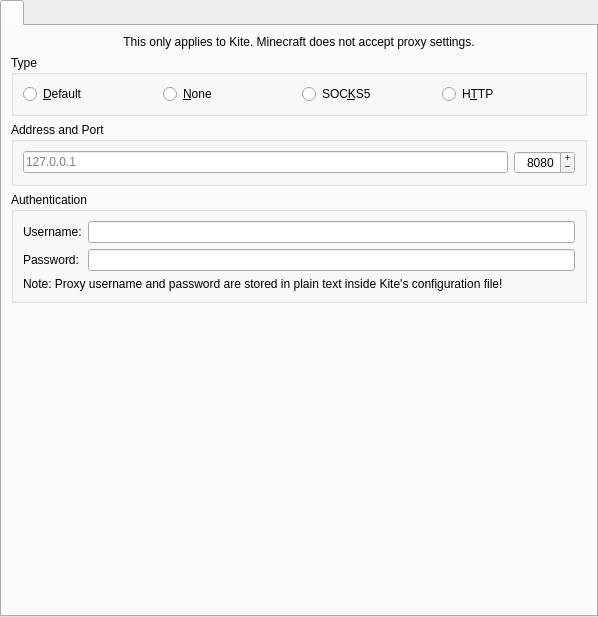
<?xml version="1.0" encoding="UTF-8"?>
<ui version="4.0">
 <class>ProxyPage</class>
 <widget class="QWidget" name="ProxyPage">
  <property name="geometry">
   <rect>
    <x>0</x>
    <y>0</y>
    <width>598</width>
    <height>617</height>
   </rect>
  </property>
  <property name="sizePolicy">
   <sizepolicy hsizetype="MinimumExpanding" vsizetype="MinimumExpanding">
    <horstretch>0</horstretch>
    <verstretch>0</verstretch>
   </sizepolicy>
  </property>
  <layout class="QVBoxLayout" name="verticalLayout_2">
   <property name="leftMargin">
    <number>0</number>
   </property>
   <property name="topMargin">
    <number>0</number>
   </property>
   <property name="rightMargin">
    <number>0</number>
   </property>
   <property name="bottomMargin">
    <number>0</number>
   </property>
   <item>
    <widget class="QTabWidget" name="tabWidget">
     <widget class="QWidget" name="tabWidgetPage1">
      <attribute name="title">
       <string notr="true"/>
      </attribute>
      <layout class="QVBoxLayout" name="verticalLayout">
       <item>
        <widget class="QLabel" name="proxyPlainTextWarningLabel_2">
         <property name="text">
          <string>This only applies to Kite. Minecraft does not accept proxy settings.</string>
         </property>
         <property name="alignment">
          <set>Qt::AlignCenter</set>
         </property>
         <property name="wordWrap">
          <bool>true</bool>
         </property>
        </widget>
       </item>
       <item>
        <widget class="QGroupBox" name="proxyTypeBox">
         <property name="title">
          <string>Type</string>
         </property>
         <layout class="QHBoxLayout" name="horizontalLayout_3">
          <item>
           <widget class="QRadioButton" name="proxyDefaultBtn">
            <property name="toolTip">
             <string>Uses your system's default proxy settings.</string>
            </property>
            <property name="text">
             <string>&amp;Default</string>
            </property>
            <attribute name="buttonGroup">
             <string notr="true">proxyGroup</string>
            </attribute>
           </widget>
          </item>
          <item>
           <widget class="QRadioButton" name="proxyNoneBtn">
            <property name="text">
             <string>&amp;None</string>
            </property>
            <attribute name="buttonGroup">
             <string notr="true">proxyGroup</string>
            </attribute>
           </widget>
          </item>
          <item>
           <widget class="QRadioButton" name="proxySOCKS5Btn">
            <property name="text">
             <string>SOC&amp;KS5</string>
            </property>
            <attribute name="buttonGroup">
             <string notr="true">proxyGroup</string>
            </attribute>
           </widget>
          </item>
          <item>
           <widget class="QRadioButton" name="proxyHTTPBtn">
            <property name="text">
             <string>H&amp;TTP</string>
            </property>
            <attribute name="buttonGroup">
             <string notr="true">proxyGroup</string>
            </attribute>
           </widget>
          </item>
         </layout>
        </widget>
       </item>
       <item>
        <widget class="QGroupBox" name="proxyAddrBox">
         <property name="title">
          <string>Address and Port</string>
         </property>
         <layout class="QHBoxLayout" name="horizontalLayout_2">
          <item>
           <widget class="QLineEdit" name="proxyAddrEdit">
            <property name="placeholderText">
             <string notr="true">127.0.0.1</string>
            </property>
           </widget>
          </item>
          <item>
           <widget class="QSpinBox" name="proxyPortEdit">
            <property name="alignment">
             <set>Qt::AlignRight|Qt::AlignTrailing|Qt::AlignVCenter</set>
            </property>
            <property name="buttonSymbols">
             <enum>QAbstractSpinBox::PlusMinus</enum>
            </property>
            <property name="maximum">
             <number>65535</number>
            </property>
            <property name="value">
             <number>8080</number>
            </property>
           </widget>
          </item>
         </layout>
        </widget>
       </item>
       <item>
        <widget class="QGroupBox" name="proxyAuthBox">
         <property name="title">
          <string>Authentication</string>
         </property>
         <layout class="QGridLayout" name="gridLayout_5">
          <item row="0" column="1">
           <widget class="QLineEdit" name="proxyUserEdit"/>
          </item>
          <item row="0" column="0">
           <widget class="QLabel" name="proxyUsernameLabel">
            <property name="text">
             <string>Username:</string>
            </property>
           </widget>
          </item>
          <item row="1" column="0">
           <widget class="QLabel" name="proxyPasswordLabel">
            <property name="text">
             <string>Password:</string>
            </property>
           </widget>
          </item>
          <item row="1" column="1">
           <widget class="QLineEdit" name="proxyPassEdit">
            <property name="echoMode">
             <enum>QLineEdit::Password</enum>
            </property>
           </widget>
          </item>
          <item row="2" column="0" colspan="2">
           <widget class="QLabel" name="proxyPlainTextWarningLabel">
            <property name="text">
             <string>Note: Proxy username and password are stored in plain text inside Kite's configuration file!</string>
            </property>
            <property name="wordWrap">
             <bool>true</bool>
            </property>
           </widget>
          </item>
         </layout>
        </widget>
       </item>
       <item>
        <spacer name="verticalSpacer">
         <property name="orientation">
          <enum>Qt::Vertical</enum>
         </property>
         <property name="sizeHint" stdset="0">
          <size>
           <width>20</width>
           <height>40</height>
          </size>
         </property>
        </spacer>
       </item>
      </layout>
     </widget>
    </widget>
   </item>
  </layout>
 </widget>
 <resources/>
 <connections/>
 <buttongroups>
  <buttongroup name="proxyGroup"/>
 </buttongroups>
</ui>
